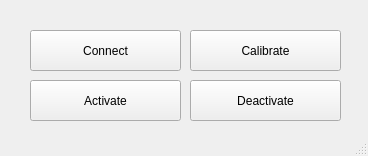
<?xml version="1.0" encoding="UTF-8"?>
<ui version="4.0">
 <class>MainWindow</class>
 <widget class="QMainWindow" name="MainWindow">
  <property name="geometry">
   <rect>
    <x>0</x>
    <y>0</y>
    <width>368</width>
    <height>156</height>
   </rect>
  </property>
  <property name="windowTitle">
   <string>MainWindow</string>
  </property>
  <widget class="QWidget" name="centralwidget">
   <widget class="QPushButton" name="pushButtonConnect">
    <property name="geometry">
     <rect>
      <x>30</x>
      <y>30</y>
      <width>151</width>
      <height>41</height>
     </rect>
    </property>
    <property name="text">
     <string>Connect</string>
    </property>
   </widget>
   <widget class="QPushButton" name="pushButtonActivate">
    <property name="geometry">
     <rect>
      <x>30</x>
      <y>80</y>
      <width>151</width>
      <height>41</height>
     </rect>
    </property>
    <property name="text">
     <string>Activate</string>
    </property>
   </widget>
   <widget class="QPushButton" name="pushButtonDeactivate">
    <property name="geometry">
     <rect>
      <x>190</x>
      <y>80</y>
      <width>151</width>
      <height>41</height>
     </rect>
    </property>
    <property name="text">
     <string>Deactivate</string>
    </property>
   </widget>
   <widget class="QPushButton" name="pushButtonCalibrate">
    <property name="geometry">
     <rect>
      <x>190</x>
      <y>30</y>
      <width>151</width>
      <height>41</height>
     </rect>
    </property>
    <property name="text">
     <string>Calibrate</string>
    </property>
   </widget>
  </widget>
  <widget class="QStatusBar" name="statusbar"/>
  <action name="actionExit">
   <property name="text">
    <string>Exit</string>
   </property>
  </action>
 </widget>
 <resources/>
 <connections/>
</ui>
